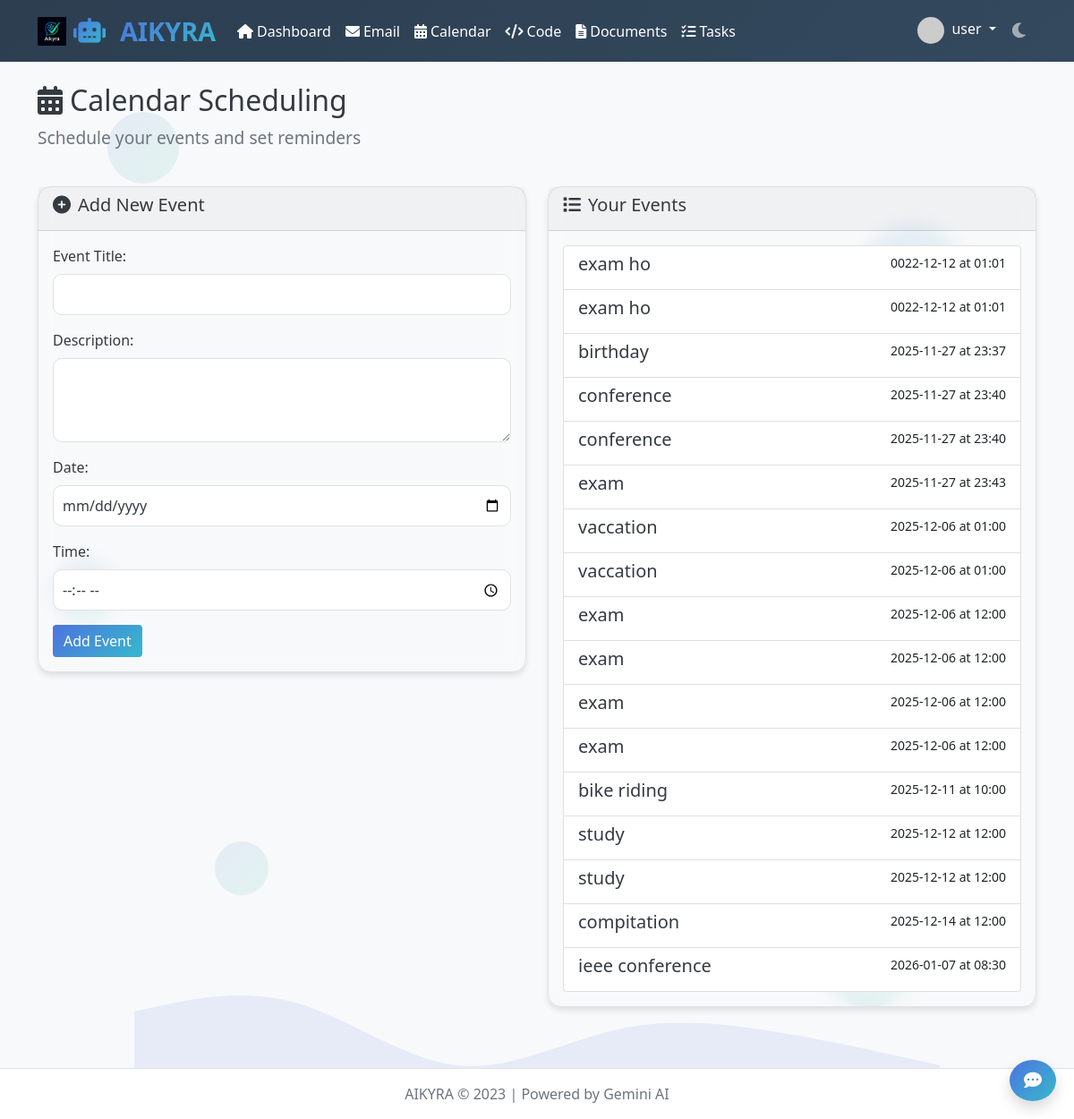
Page /calendar (signed in) on the committed database.
### tables this page shows
CREATE TABLE users
                 (id INTEGER PRIMARY KEY AUTOINCREMENT,
                 username TEXT UNIQUE NOT NULL,
                 email TEXT UNIQUE NOT NULL,
                 password_hash TEXT NOT NULL,
                 profile_pic TEXT DEFAULT 'default.png',
                 dark_mode INTEGER DEFAULT 0,
                 created_at TIMESTAMP DEFAULT CURRENT_TIMESTAMP);

CREATE TABLE "events" 
                         (id INTEGER PRIMARY KEY AUTOINCREMENT,
                         user_id INTEGER NOT NULL,
                         title TEXT NOT NULL,
                         description TEXT,
                         event_date DATE NOT NULL,
                         event_time TIME NOT NULL,
                         notified INTEGER DEFAULT 0,
                         created_at TIMESTAMP DEFAULT CURRENT_TIMESTAMP,
                         hash_code TEXT NOT NULL,
                         FOREIGN KEY (user_id) REFERENCES users (id));

### app.py (the view, shortened to what this page needs)
@app.route('/calendar', methods=['GET', 'POST'])
def calendar():
    if 'user_id' not in session:
        return redirect(url_for('login'))
    conn = get_db_connection()
    user = conn.execute('SELECT * FROM users WHERE id = ?', (session['user_id'],)).fetchone()
    events = conn.execute('SELECT * FROM events WHERE user_id = ? ORDER BY event_date, event_time',
                          (session['user_id'],)).fetchall()
    conn.close()
    return render_template('calendar.html', user=user, events=events, now=datetime.now())

### app.py (called while the page is built)
def get_db_connection():
    conn = sqlite3.connect('instance/app.db')
    conn.row_factory = sqlite3.Row
    return conn

### templates/calendar.html (shortened to what this page needs)
{% extends "base.html" %}
{% block content %}
<div class="row">
    <div class="col-12">
        <h2 class="animate__animated animate__fadeInDown">
            <i class="fas fa-calendar-alt me-2"></i>Calendar Scheduling
        </h2>
        <p class="lead animate__animated animate__fadeIn">Schedule your events and set reminders</p>
    </div>
</div>
<div class="row mt-4">
    <div class="col-md-6">
        <div class="card animate__animated animate__fadeInLeft">
            <div class="card-header">
                <h5><i class="fas fa-plus-circle me-2"></i>Add New Event</h5>
            </div>
            <div class="card-body">
                <form method="POST" class="event-form">
                    <div class="mb-3">
                        <label for="title" class="form-label">Event Title:</label>
                        <input type="text" id="title" name="title" class="form-control" required>
                    </div>
                    <div class="mb-3">
                        <label for="description" class="form-label">Description:</label>
                        <textarea id="description" name="description" rows="3" class="form-control"></textarea>
                    </div>
                    <div class="mb-3">
                        <label for="event_date" class="form-label">Date:</label>
                        <input type="date" id="event_date" name="event_date" class="form-control" required>
                    </div>
                    <div class="mb-3">
                        <label for="event_time" class="form-label">Time:</label>
                        <input type="time" id="event_time" name="event_time" class="form-control" required>
                    </div>
                    <button type="submit" class="btn btn-primary">Add Event</button>
                </form>
            </div>
        </div>
    </div>
    <div class="col-md-6">
        <div class="card animate__animated animate__fadeInRight">
            <div class="card-header">
                <h5><i class="fas fa-list me-2"></i>Your Events</h5>
            </div>
            <div class="card-body">
                {% if events %}
                <div class="list-group">
                    {% for event in events %}
                    <div class="list-group-item">
                        <div class="d-flex w-100 justify-content-between">
                            <h5 class="mb-1">{{ event.title }}</h5>
                            <small>{{ event.event_date }} at {{ event.event_time }}</small>
                        </div>
                    </div>
                    {% endfor %}
                </div>
                {% else %}
                <div class="text-center py-4">
                    <i class="fas fa-calendar-plus fa-3x text-muted mb-3"></i>
                    <p class="text-muted">No events scheduled yet.</p>
                </div>
                {% endif %}
            </div>
        </div>
    </div>
</div>
{% endblock %}

### templates/base.html (shortened to what this page needs)
<!DOCTYPE html>
<html lang="en" data-theme="{{ 'dark' if session.get('dark_mode', 0) else 'light' }}">
<head>
    <link href="https://cdn.jsdelivr.net/npm/bootstrap@5.1.3/dist/css/bootstrap.min.css" rel="stylesheet">
    <link rel="stylesheet" href="https://cdnjs.cloudflare.com/ajax/libs/font-awesome/6.0.0/css/all.min.css">
    <link rel="stylesheet" href="https://cdnjs.cloudflare.com/ajax/libs/animate.css/4.1.1/animate.min.css">
    <link rel="stylesheet" href="{{ url_for('static', filename='css/style.css') }}">
</head>
<body>
    <div class="background-elements">
        <div class="bubble"></div>
        <div class="bubble"></div>
    </div>
    <div class="wave-background"></div>
    <nav class="navbar navbar-expand-lg navbar-dark bg-primary">
        <div class="container">
            <a class="navbar-brand" href="{{ url_for('dashboard') }}">
                <div class="logo-container">
                    <img src="{{ url_for('static', filename='images/log.jpeg') }}" alt="AIKYRA Logo" class="logo-img" onerror="this.style.display='none'">
                    <i class="fas fa-robot logo-icon me-2"></i>
                    <span class="logo">AIKYRA</span>
                </div>
            </a>
            <div class="collapse navbar-collapse" id="navbarNav">
                <ul class="navbar-nav me-auto">
                    {% if session.user_id %}
                    <li class="nav-item">
                        <a class="nav-link" href="{{ url_for('dashboard') }}">
                            <i class="fas fa-home me-1"></i>Dashboard
                        </a>
                    </li>
                    <li class="nav-item">
                        <a class="nav-link" href="{{ url_for('email_compose') }}">
                            <i class="fas fa-envelope me-1"></i>Email
                        </a>
                    </li>
                    <li class="nav-item">
                        <a class="nav-link" href="{{ url_for('calendar') }}">
                            <i class="fas fa-calendar-alt me-1"></i>Calendar
                        </a>
                    </li>
                    <li class="nav-item">
                        <a class="nav-link" href="{{ url_for('code_executor') }}">
                            <i class="fas fa-code me-1"></i>Code
                        </a>
                    </li>
                    <li class="nav-item">
                        <a class="nav-link" href="{{ url_for('document_processor') }}">
                            <i class="fas fa-file-alt me-1"></i>Documents
                        </a>
                    </li>
                    <li class="nav-item">
                        <a class="nav-link" href="{{ url_for('task_manager') }}">
                            <i class="fas fa-tasks me-1"></i>Tasks
                        </a>
                    </li>
                    {% endif %}
                </ul>
                <ul class="navbar-nav">
                    {% if session.user_id %}
                    <li class="nav-item dropdown">
                        <a class="nav-link dropdown-toggle" href="#" id="navbarDropdown" role="button" data-bs-toggle="dropdown">
                            <img src="{{ url_for('static', filename='images/profile_pics/' + user.profile_pic) }}" class="rounded-circle me-1" width="30" height="30" onerror="this.src='https://ui-avatars.com/api/?name={{ user.username }}&background=random'">
                            {{ session.username }}
                        </a>
                    </li>
                    <li class="nav-item">
                        <button class="btn btn-link nav-link theme-toggle" type="button">
                            <i class="fas {{ 'fa-sun' if session.get('dark_mode', 0) else 'fa-moon' }}"></i>
                        </button>
                    </li>
                    {% endif %}
                </ul>
            </div>
        </div>
    </nav>
    <div class="container mt-4">
        {% block content %}{% endblock %}
    </div>
    {% if session.user_id %}
    <div class="chatbot-icon">
        <a href="{{ url_for('chatbot') }}" class="btn btn-primary btn-lg rounded-circle shadow">
            <i class="fas fa-comment-dots"></i>
        </a>
    </div>
    {% endif %}
    <footer class="footer mt-5 py-3">
        <div class="container text-center">
            <span class="text-muted">AIKYRA &copy; 2023 | Powered by Gemini AI</span>
        </div>
    </footer>
</body>
</html>

### static/css/style.css (style rules this page uses)
:root { --primary-color: #4e73df; --secondary-color: #6c757d; --success-color: #1cc88a; --info-color: #36b9cc; --warning-color: #f6c23e; --danger-color: #e74a3b; --light-bg: #f8f9fa; --dark-bg: #343a40; --light-text: #f8f9fa; --dark-text: #343a40; }
[data-theme="light"] { --bg-color: var(--light-bg); --text-color: var(--dark-text); --card-bg: #ffffff; --border-color: #dee2e6; }
body { background-color: var(--bg-color); color: var(--text-color); font-family: 'Segoe UI', Tahoma, Geneva, Verdana, sans-serif; min-height: 100vh; display: flex; flex-direction: column; transition: background-color 0.3s ease, color 0.3s ease; position: relative; overflow-x: hidden; }
.navbar { background: linear-gradient(135deg, #2c3e50, #34495e) !important; color: #ffffff !important; }
.navbar a { color: #ffffff !important; }
.navbar-brand { font-weight: bold; font-size: 1.5rem; color: #ffffff !important; }
.background-elements { position: fixed; top: 0; left: 0; width: 100%; height: 100%; z-index: -1; overflow: hidden; }
.bubble { position: absolute; border-radius: 50%; background: linear-gradient(135deg, rgba(78, 115, 223, 0.1), rgba(28, 200, 138, 0.1)); animation: float 15s infinite ease-in-out; }
.bubble:nth-child(1) { width: 80px; height: 80px; top: 10%; left: 10%; animation-delay: 0s; }
.bubble:nth-child(3) { width: 60px; height: 60px; bottom: 20%; left: 20%; animation-delay: 4s; }
.wave-background { position: fixed; bottom: 0; left: 0; width: 100%; height: 200px; background-image: var(--bg-image); background-size: 100% 200px; background-repeat: no-repeat; z-index: -1; }
.logo { font-weight: bold; font-size: 1.8rem; background: linear-gradient(135deg, #4e73df, #36b9cc); -webkit-background-clip: text; -webkit-text-fill-color: transparent; animation: pulse-glow 3s infinite ease-in-out; }
.logo-icon { font-size: 1.8rem; background: linear-gradient(135deg, #4e73df, #36b9cc); -webkit-background-clip: text; -webkit-text-fill-color: transparent; animation: pulse-glow 3s infinite ease-in-out; }
.card { box-shadow: 0 4px 6px rgba(0, 0, 0, 0.1); border: 1px solid var(--border-color); border-radius: 15px; transition: transform 0.3s ease, box-shadow 0.3s ease; background-color: var(--card-bg); color: var(--text-color); margin-bottom: 20px; backdrop-filter: blur(10px); background: rgba(var(--card-bg-rgb), 0.8); }
.chatbot-icon { position: fixed; bottom: 20px; right: 20px; z-index: 1000; }
.btn-primary { background: linear-gradient(135deg, #4e73df, #36b9cc); border: none; transition: all 0.3s ease; }
.form-control, .form-select { border-radius: 10px; padding: 10px; background-color: var(--card-bg); color: var(--text-color); border: 1px solid var(--border-color); }
h1, h2, h3, h4, h5, h6 { color: var(--text-color); }
.lead { font-size: 1.2rem; color: var(--secondary-color); }
.footer { margin-top: auto; padding: 20px 0; background-color: var(--card-bg); text-align: center; border-top: 1px solid var(--border-color); }
.theme-toggle { font-size: 1.2rem; }

### templates/base.html (style rules this page uses)
.logo-container { display: flex; align-items: center; gap: 8px; }
.logo-img { height: 32px; width: auto; }

### rows in the picture
users: username "user"
events: title "exam ho", event_date "0022-12-12", event_time "01:01"
events: title "exam ho", event_date "0022-12-12", event_time "01:01"
events: title "birthday", event_date "2025-11-27", event_time "23:37"
events: title "conference", event_date "2025-11-27", event_time "23:40"
events: title "conference", event_date "2025-11-27", event_time "23:40"
events: title "exam", event_date "2025-11-27", event_time "23:43"
events: title "vaccation", event_date "2025-12-06", event_time "01:00"
events: title "vaccation", event_date "2025-12-06", event_time "01:00"
events: title "exam", event_date "2025-12-06", event_time "12:00"
events: title "exam", event_date "2025-12-06", event_time "12:00"
events: title "exam", event_date "2025-12-06", event_time "12:00"
events: title "exam", event_date "2025-12-06", event_time "12:00"
events: title "bike riding", event_date "2025-12-11", event_time "10:00"
events: title "study", event_date "2025-12-12", event_time "12:00"
events: title "study", event_date "2025-12-12", event_time "12:00"
events: title "compitation", event_date "2025-12-14", event_time "12:00"
events: title "ieee conference", event_date "2026-01-07", event_time "08:30"
